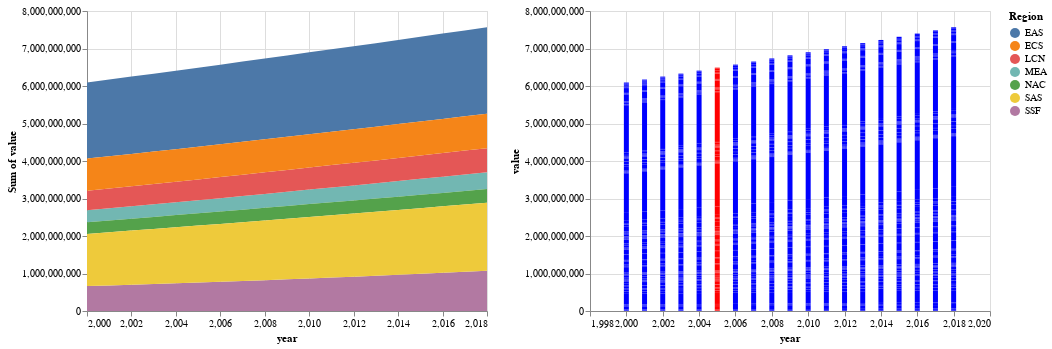

Write notebook code for a chart like this one.
### Code cell
alt.hconcat(g1, g2)

### Figure 1 — Vega-Lite specification as saved in the notebook (floating-point values rounded to 4 significant figures; data arrays with more than 128 entries replaced by an {"elided": "..."} marker saying what was removed)
{"usermeta": {"embedOptions": {"theme": "urbaninstitute"}}, "config": {"view": {"continuousWidth": 400, "continuousHeight": 300}}, "hconcat": [{"mark": "area", "encoding": {"color": {"type": "nominal", "field": "Region"}, "x": {"type": "quantitative", "field": "year"}, "y": {"type": "quantitative", "aggregate": "sum", "field": "value"}}}, {"mark": "bar", "encoding": {"color": {"condition": {"value": "red", "test": "(datum.year === 2005)"}, "value": "blue"}, "x": {"type": "quantitative", "field": "year"}, "y": {"type": "quantitative", "field": "value"}}}], "data": {"name": "data-45f5947811f3533196d68ad09f9ecab2"}, "$schema": "https://vega.github.io/schema/vega-lite/v4.8.1.json", "datasets": {"data-45f5947811f3533196d68ad09f9ecab2": {"elided": "4123 records"}}}
